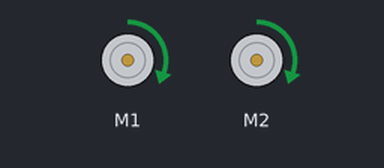
This sketch was run on a simulated Arduino Uno, built with avr-gcc and run on an emulated ATmega328P. On the bench: 2 × DC motor (green arrow = forward, orange = backward, longer = faster).

Above: at 0.1 s.
Timing chart, 0 to 1.6 s (numbered marks = the images above):
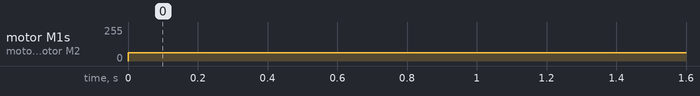

The sketch:

milestone_1_code.ino
```cpp
#include <ZumoShield.h>

ZumoMotors motors;

void setup() {
  // put your setup code here, to run once:

}

void loop() {
  // put your main code here, to run repeatedly:
  motors.setSpeeds(100, 100);
}
```

Measured:
- by itself, motor M1, motor M2: stopped → forward 63/255 at 0.00 s
